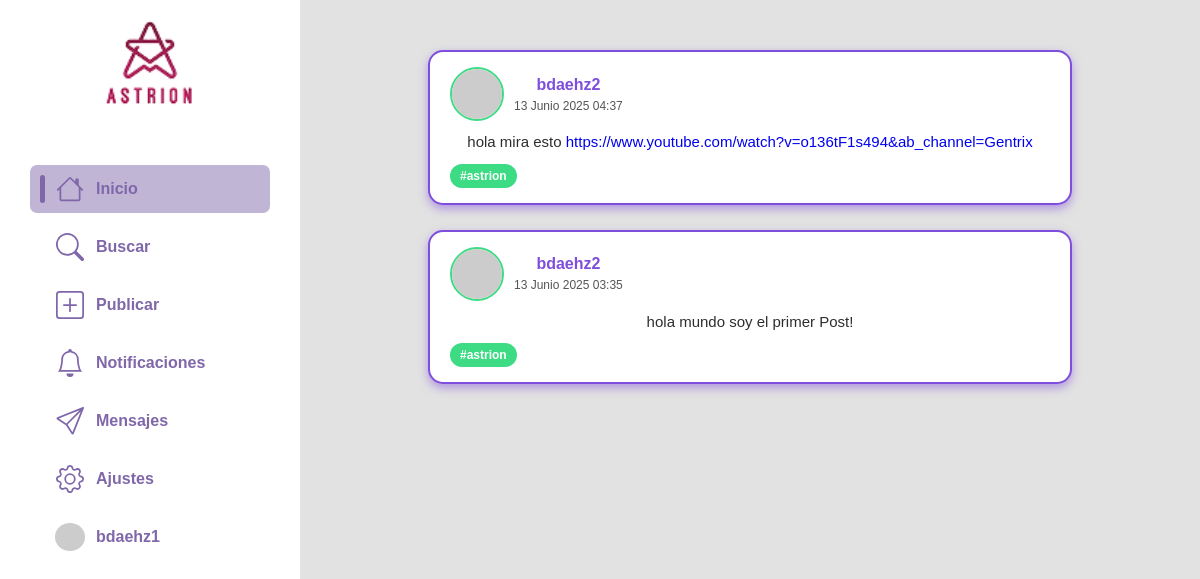
Screenshot of / (signed in) with the database file from the repository.
### landing/models.py (models this page shows)
class Perfil(models.Model):
    id_user = models.ForeignKey(settings.AUTH_USER_MODEL, on_delete=models.CASCADE)
    username = models.TextField(max_length=30)
    biografia = models.TextField(max_length=200)
    photo = models.FileField(upload_to='img/pfp/', default='img/pfp/default.jpg')

class Publicacion(models.Model):
    id_publicacion = models.AutoField(primary_key=True)
    id_user = models.ForeignKey(settings.AUTH_USER_MODEL, on_delete=models.CASCADE)
    archivo = models.FileField(upload_to='img/media/')
    fecha = models.DateTimeField(auto_now_add=True)
    contenido = models.TextField(max_length=200)

### landing/views.py (the view)
# urls.py: path('', views.index, name='index'),
def index(request):
    perfil = Perfil.objects.all()
    publicaciones = Publicacion.objects.all().order_by('-fecha')
    return render(request, 'index.html', {'publicaciones': publicaciones, 'photo': perfil})

### red_social/templates/index.html (shortened to what this page needs)
<html lang="es">
<head>
    {% load static %}
    <link rel="stylesheet" href="{% static 'css/style.css'%}">
    <link rel="stylesheet" href="{% static 'css/index.css'%}">
</head>
<body>
    {% include "menu.html" %}
    <div class="contenido">
        {% if user.get_username != "" %}
            <center>
                <div class="post-contenedor">
                    {% for publicacion in publicaciones %}
                        <div class="post">
                            <div class="post-header">
                                <div class="post-user">
                                    <a href="http://127.0.0.1:8000/perfil/usuario/{{publicacion.id_user.username}}">
                                        {% for foto in photo %}
                                            {% if publicacion.id_user == foto.id_user %}
                                                <img src="{{ foto.photo }}" class="post-profile-pic">
                                            {% endif %}
                                        {% endfor %}
                                    </a>
                                    <div class="post-user-info">
                                        <a href="http://127.0.0.1:8000/perfil/usuario/{{publicacion.id_user.username}}">
                                            <p class="post-username"> {{ publicacion.id_user.username }} </p>
                                        </a>
                                        <p class="post-date"> {{ publicacion.fecha }} </p>
                                    </div>
                                </div>
                            </div>
                            <div class="post-content">
                                <p> {{ publicacion.contenido|urlize }} </p>
                            </div>
                            <div class="post-tags">
                                <span class="tag">#astrion</span>
                            </div>
                        </div>
                    {% endfor %}
                </div>
            </center>
        {% else %}
            <a href="{% url 'register'%}">Registrarme</a><br>
            <a href="{% url 'login'%}">iniciar sesion</a><br>
        {% endif %}
    </div>
</body>
</html>

### red_social/templates/menu.html (shortened to what this page needs)
{% load static %}
<link rel="stylesheet" href="{% static 'css/menu.css' %}">
    <nav>
        <div class="Logo">
            <img src="{% static 'img/logo.png' %}">
        </div>
        <div class="opciones">
            <a class="opcion opcion-seleccionada" href="{% url 'index' %}">
                <div class="seleccionado"></div>
                <p>Inicio</p>
            </a>
            <a class="opcion" href="{% url 'search' %}">
                <div class="seleccionado invisible"></div>
                <svg xmlns="http://www.w3.org/2000/svg" fill="currentColor" class="bi bi-search" viewBox="0 0 16 16">
                    <path d="M11.742 10.344a6.5 6.5 0 1 0-1.397 1.398h-.001q.044.06.098.115l3.85 3.85a1 1 0 0 0 1.415-1.414l-3.85-3.85a1 1 0 0 0-.115-.1zM12 6.5a5.5 5.5 0 1 1-11 0 5.5 5.5 0 0 1 11 0"/>
                </svg>
                <p>Buscar</p>
            </a>
            <a class="opcion" href="{% url 'posting' %}">
                <div class="seleccionado invisible"></div>
                <p>Publicar</p>
            </a>
            <a class="opcion" href="#">
                <div class="seleccionado invisible"></div>
                <p>Notificaciones</p>
            </a>
            <a class="opcion" href="#">
                <div class="seleccionado invisible"></div>
                <p>Mensajes</p>
            </a>
            <a class="opcion" href="{% url 'settings' %}">
                <div class="seleccionado invisible"></div>
                <p>Ajustes</p>
            </a>
            <a class="opcion" href="http://127.0.0.1:8000/perfil/usuario/{{user.get_username}}">
                {% if user.get_username != "" %}
                    <div class="seleccionado invisible"></div>
                    <img src="https://api.dicebear.com/9.x/dylan/svg?seed={{ user.get_username }}" id="pfp">
                    <p>{{user.get_username}}</p>
                {%endif%}
            </a>
        </div>
    </nav>

### red_social/static/css/style.css (style rules this page uses)
body { margin: 0; padding: 0; display: flex; font-family: Arial, Helvetica, sans-serif; height: 100vh; }
.contenido { overflow: auto; background-color: #e2e2e2; width: 100%; }

### red_social/static/css/index.css (style rules this page uses)
:root { --color-fondo: #ffffff; --color-morado-fuerte: #7f4edc; --color-verde-acento: #3ddc84; --color-verde-hover: #2fb66b; --color-texto-gris: #555555; --color-texto-oscuro: #2e2e2e; --color-blanco: #ffffff; --color-sombra: #804edc83; }
body { display: flex; flex-direction: row; }
.post-contenedor { display: flex; flex-direction: column; align-items: center; gap: 25px; padding: 50px; }
.post { max-width: 600px; width: 100%; background-color: var(--color-fondo); border: 2px solid var(--color-morado-fuerte); border-radius: 15px; padding: 15px 20px; box-shadow: 0 4px 10px var(--color-sombra); }
.post-header { display: flex; align-items: center; justify-content: space-between; margin-bottom: 10px; }
a { text-decoration: none; }
.post-user { display: flex; align-items: center; gap: 10px; }
.post-profile-pic { width: 50px; height: 50px; border-radius: 50%; object-fit: cover; border: 2px solid var(--color-verde-acento); }
.post-user-info { display: flex; flex-direction: column; width: max-content; gap: 5px; }
.post-username { font-weight: bold; color: var(--color-morado-fuerte); font-size: 16px; }
.post-date { width: 100%; font-size: 12px; color: var(--color-texto-gris); }
.post-content p { font-size: 15px; line-height: 1.5; color: var(--color-texto-oscuro); }
.post-tags { margin-top: 10px; display: flex; flex-wrap: wrap; gap: 8px; }
.tag { background-color: var(--color-verde-acento); color: var(--color-blanco); padding: 5px 10px; font-size: 12px; border-radius: 20px; font-weight: bold; transition: background-color 0.2s ease; }

### red_social/static/css/menu.css (style rules this page uses)
* { margin: 0; padding: 0; font-family: Arial, Helvetica, sans-serif; }
nav { position: sticky; top: 0; left: 0; display: flex; flex-direction: column; align-items: center; width: 30%; padding: 15px; gap: 50px; }
nav img { width: 200px; height: 100px; }
.opciones { display: flex; flex-direction: column; gap: 10px; width: 100%; }
.opcion { color: #7F67A9; display: flex; align-items: center; text-decoration: none; border-radius: 7px; padding: 10px 10px; gap: 10px; margin: 0 15px; }
svg { width: 30px; height: 28px; }
.seleccionado { background-color: #7F67A9; width: 5px; height: 100%; border-radius: 5px; }
.opcion p { margin: 1px; font-size: 16px; font-weight: bolder; color: #7F67A9; }
.opcion-seleccionada { background-color: #7f67a97c; }
.invisible { background-color: transparent; }
#pfp { width: 30px; height: 28px; border-radius: 50%; }

### rows the page displays
Publicacion: id_user.username "bdaehz2", fecha "13 Junio 2025 04:37", contenido "hola mira esto https://www.youtube.com/watch?v=o136tF1s494&ab_channel=Gentrix"
Publicacion: id_user.username "bdaehz2", fecha "13 Junio 2025 03:35", contenido "hola mundo soy el primer Post!"

### other values shown
{{ user.get_username }} "bdaehz1"
